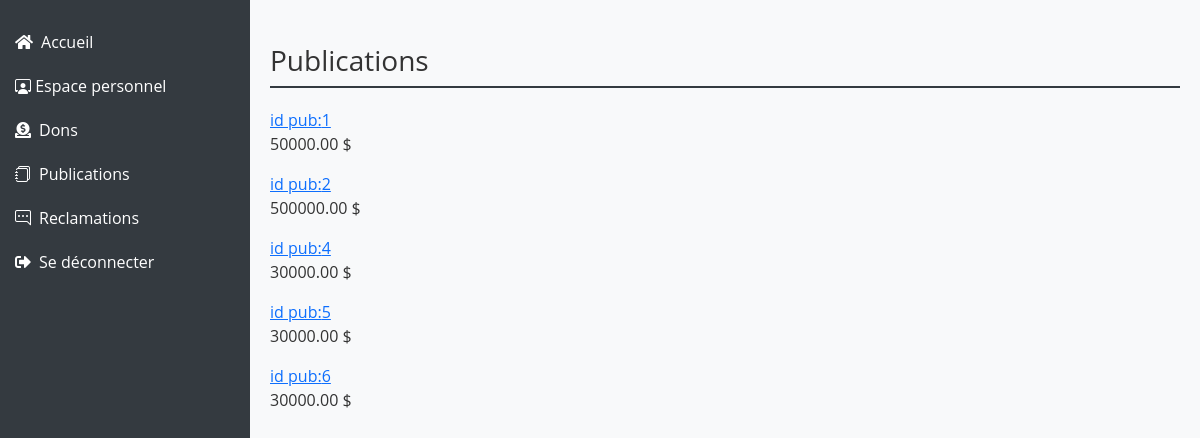
Before: /publications/publicationView/ with the older database file.
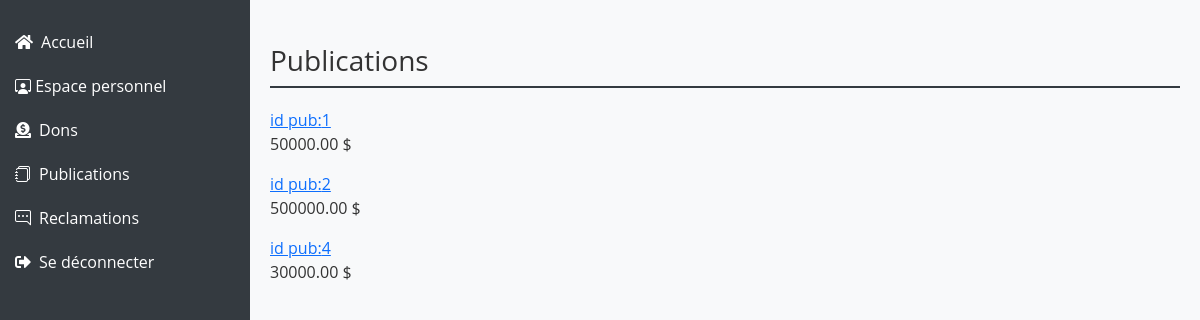
After: the same page with the newer database file.
### publications/models.py (models this page shows, shortened)
class Publication(models.Model):
    id=models.AutoField(primary_key=True)
    titre=models.CharField(max_length=150)
    contenu=models.TextField()
    date=models.DateTimeField(default=timezone.now)
    image=models.ImageField(upload_to='photos/%y/%m/%d', blank=True)
    montant=models.DecimalField(max_digits=20,decimal_places=2)
    user=models.ForeignKey(User,on_delete=models.CASCADE,null=True)
    category = models.ForeignKey(Category, on_delete=models.CASCADE,null=True,blank=True)
    objects = models.Manager()

### publications/views.py (the view)
# urls.py: path('publicationView/',views.publicationView,name='publicationView'),
def publicationView(request):
    publications = Publication.objects.all()
    return render(request, 'publications/pub.html', {'publications': publications})

### templates/publications/pub.html (shortened to what this page needs)
<!DOCTYPE html>
<html lang="en">
<head>
    <link href="https://cdn.jsdelivr.net/npm/bootstrap@5.3.2/dist/css/bootstrap.min.css" rel="stylesheet">
    <link href="https://cdnjs.cloudflare.com/ajax/libs/font-awesome/5.15.4/css/all.min.css" rel="stylesheet">
    <link href="https://cdn.jsdelivr.net/npm/bootstrap-icons/font/bootstrap-icons.css" rel="stylesheet">
</head>
<body>
    <div class="sidebar">
        <ul class="nav flex-column">
            <li class="nav-item">
                <a class="nav-link text-white" href="/"><i class="fas fa-home me-2"></i>Accueil</a>
            </li>
            <li class="nav-item">
                <a class="nav-link text-white" href="{% url 'dashboardAdmin' %}"><i class="bi bi-person-workspace"></i></i> Espace personnel</a>
            </li>
            <li class="nav-item">
                <a class="nav-link text-white" href="{% url 'viewDons' %}"><i class="fas fa-donate me-2"></i>Dons</a>
            </li>
            <li class="nav-item">
                <a class="nav-link text-white" href="{% url 'publicationView' %}"><i class="bi bi-journals me-2"></i>Publications</a>
            </li>
            <li class="nav-item">
                <a class="nav-link text-white" href="{% url 'reclamations' %}"><i class="bi bi-chat-right-dots me-2"></i>Reclamations</a>
            </li>
            <li class="nav-item">
                <a class="nav-link text-white" href="{% url 'logout' %}"><i class="fas fa-sign-out-alt me-2"></i>Se déconnecter</a>
            </li>
        </ul>
    </div>
    <div class="main-content">
        <h1 class="mt-4">Publications</h1>
        <div class="publication-container">
            {% for publication in publications %}
                <div class="publications">
                    <a href="{% url 'checkout' publication.id %}"> id pub:{{publication.id}}</a>
                    <p> {{publication.montant}} $</p>
                </div>
            {% endfor %}
        </div>
</body>
</html>

Changed rows visible on the page:
removed Publication: id "5", montant "30000.00"
removed Publication: id "6", montant "30000.00"
